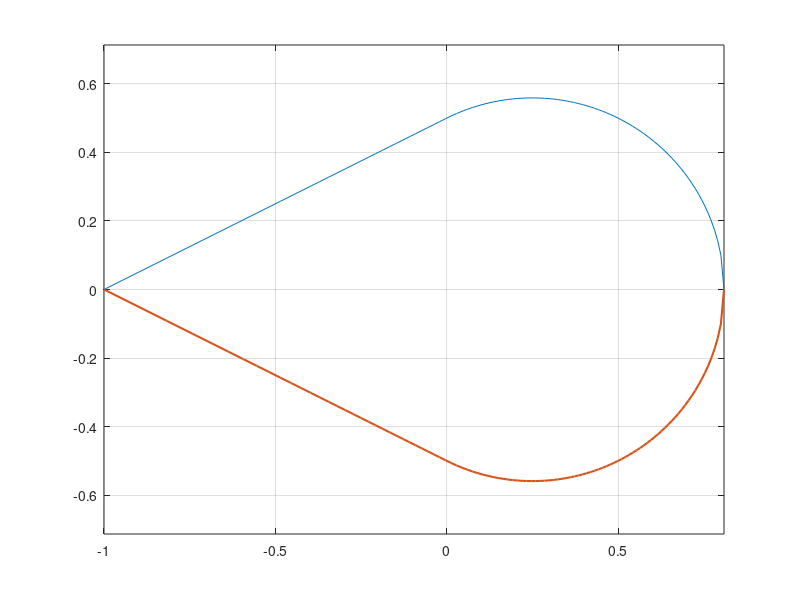

MATLAB code for this plot: (Note: this script raises an error after producing the figure.)
clc; clear; close all

U = 300;    % undisturbed velocity
U_inf = [U; 0];
N = 100;

% generate wedge
% straight line parameters and equation
m = 0.5;
c = 0.5;
line = @(x) m*x + c;

% find circumference center
xc = m*c;

% circumference radius and equation
R = norm ([xc, c]);
circ = @(x) sqrt(R^2 - (x-xc)^2);

start_x = -c/m;
end_x = xc+R;

i = linspace (0, 1, N);
xd = start_x + (end_x-start_x) * sqrt(i);
xd = xd';
yd = zeros (N, 1);

for i = 1:N
    if xd(i) < 0
        yd(i) = line (xd(i));
    else
        yd(i) = circ (xd(i));
    end
end

xv = xd;
yv = -yd;

xe = [xd(1:end-1); flip(xv)];
ye = [yd(1:end-1); flip(yv)];

Np = length (xe); % number of total points

figure(1)
plot (xd, yd, xv, yv, 'LineWidth', 1.5)
grid on; hold on; axis equal

% initialize variables
xp = zeros (1, Np-1);
yp = zeros (1, Np-1);
l = zeros (1, Np-1);
n = zeros (2, Np-1);
t = zeros (2, Np-1);

for j = 1:Np-1
    xp(j) = (xe(j) + xe(j+1)) / 2;  % x-component of control point
    yp(j) = (ye(j) + ye(j+1)) / 2;  % y-component of control point

    l(j) = sqrt ((ye(j+1) - ye(j))^2 + (xe(j+1) - xe(j))^2);    % length of each panel
    n(:,j) = [-(ye(j+1) - ye(j)); (xe(j+1) - xe(j))] / l(j);    % normal vector
    t(:,j) = [n(2,j); -n(1,j)];                                 % tangent vector
end

% initialize variables
A = zeros (Np, Np);
vel_v = zeros (Np-1, 2);

for i = 1:Np-1
    for j = 1:Np-1
        % source/vortex induced velocity
        [vel_s, vel_v(j,:)] = SourceVortex (xp(i), yp(i), xe(j), ye(j), xe(j+1), ye(j+1), l(j), t(:,j));

        A(i,j) = dot (vel_s, n(:,i));
    end

    A(i,Np) = dot (sum(vel_v), n(:,i));
end

% Kutta condition
% initialize variables
vel_v_1 = zeros (Np-1, 2);
vel_v_Np = zeros (Np-1, 2);

for j = 1:Np-1
    % source/vortex induced velocity
    [vel_s_1, vel_v_1(j,:)] = SourceVortex (xp(1), yp(1), xe(j), ye(j), xe(j+1), ye(j+1), l(j), t(:,j));
    [vel_s_Np, vel_v_Np(j,:)] = SourceVortex (xp(end), yp(end), xe(j), ye(j), xe(j+1), ye(j+1), l(j), t(:,j));
    
    A(Np,j) = dot (vel_s_1, t(:,1)) + dot (vel_s_Np, t(:,end));
end

A(Np,Np) = dot (sum(vel_v_1), t(:,1)) + dot (sum(vel_v_Np), t(:,end));

% right-hand side
% initialize variables
b = zeros (Np, 1);

for i = 1:Np-1
    b(i) = -dot (U_inf, n(:,i));
end

b(Np) = -dot (U_inf, t(:,1) + t(:,end));

% solve linear system: A*sol = b
sol = A \ b;
q = sol(1:end-1);
gamma = sol(end);

% compute velocity and pressure coefficient on each panel
% initialize variables
u = zeros (2, Np-1);
cp = zeros (1, Np-1);
vel_v = [];
U_inf_norm = norm (U_inf);

for i = 1:Np-1
    u(:,i) = U_inf;

    for j = 1:Np-1
        % source/vortex induced velocity
        [vel_s, vel_v] = SourceVortex (xp(i), yp(i), xe(j), ye(j), xe(j+1), ye(j+1), l(j), t(:,j));

        u(:,i) = u(:,i) + vel_s*q(j) + vel_v*gamma;
    end

    % pressure coefficient
    cp(i) = 1 - (dot (u(:,i), t(:,i)) / U_inf_norm)^2;
end

% compute lift coefficient: cl = -sum (cp_i * l_i* cos(beta_i) ), where cos(beta_i) = tangent(1)
cl = -sum (cp.*l.*t(1,:));

% plot pressure coefficient
figure(2)
plot (xp, cp, 'b', 'LineWidth', 1.5)
hold on; grid on
xlabel('x'); ylabel('c_p')

% compute velocity field outside the wedge
Nx = 100; Ny = 100; % number of discretisation points

x = linspace (-4, +4, Nx);
y = linspace (-1.5, +1.5, Ny);

ydplus = interp1 (xd, yd, x);
yvplus = interp1 (xv, yv, x);

% initialize variables
U_field = zeros (Nx, Ny);
V_field = zeros (Nx, Ny);
min_xe = min(xe);
max_xe = max(xe);

for i = 1:Nx
    for j = 1:Ny
        % if the point is located outside the wedge, compute velocity field
        if ( x(i) < min_xe || x(i) > max_xe || y(j) > ydplus(i) || y(j) < yvplus(i) )
            U_field(i,j) = U_inf(1); 
            V_field(i,j) = U_inf(2);

            for k = 1:Np-1
                % source/vortex induced velocity
                [vel_s, vel_v] = SourceVortex (x(i), y(j), xe(k), ye(k), xe(k+1), ye(k+1), l(k), t(:,k));
        
                U_field(i,j) = U_field(i,j) + vel_s(1)*q(k) + vel_v(1)*gamma;
                V_field(i,j) = V_field(i,j) + vel_s(2)*q(k) + vel_v(2)*gamma;
            end
        end
    end
end

% plot velocity field outside the wedge
[X, Y] = meshgrid (x, y);
figure(3); hold on; axis equal; title ('U-component of velocity field')
contourf (X', Y', U_field, 100, 'LineStyle', 'None')
plot (xe, ye, 'Linewidth', 2, 'Color', 'k')

figure(4); hold on; axis equal; title ('V-component of velocity field')
contourf (X', Y', V_field, 100, 'LineStyle', 'None')
plot (xe, ye, 'Linewidth', 2, 'Color', 'k')





function [vel_s, vel_v] = SourceVortex (xc, yc, xe, ye, xe1, ye1, l, t)

    csi = (xc - xe) * (xe1 - xe) + (yc - ye) * (ye1 - ye);
    csi = csi / l;

    eta = -(xc - xe) * (ye1 - ye) + (yc - ye) * (xe1 - xe);
    eta = eta / l;

    r1 = sqrt(csi^2 + eta^2);
    r2 = sqrt((csi - l)^2 + eta^2);

    theta1 = atan2(eta, csi);
    theta2 = atan2(eta, csi - l);

    % solve numerical conflicts that can possibly lead to errors
    if (abs(theta1) < 1e-12 && abs(theta2) > 3)
        theta1 = 0;
        theta2 = pi;
    elseif (abs(theta2) < 1e-12 && abs(theta1) > 3)
        theta1 = pi;
        theta2 = 0;
    end

    u = -log(r2/r1) / (2*pi);
    v = (theta2 - theta1) / (2*pi);

    % return to global reference system
    % Q = [
    %     cos(beta), -sin(beta)
    %     sin(beta), cos(beta)
    % ];
    %
    % Q = [
    %     t(1), -t(2)
    %     t(2), t(1)
    % ];
    %
    % source induced velocity
    % vel_s = Q*[u v]';

    vel_s = [
        t(1)*u - t(2)*v
        t(2)*u + t(1)*v
    ];

    % vortex induced velocity
    vel_v(1,1) = vel_s(2);
    vel_v(2,1) = -vel_s(1);

end